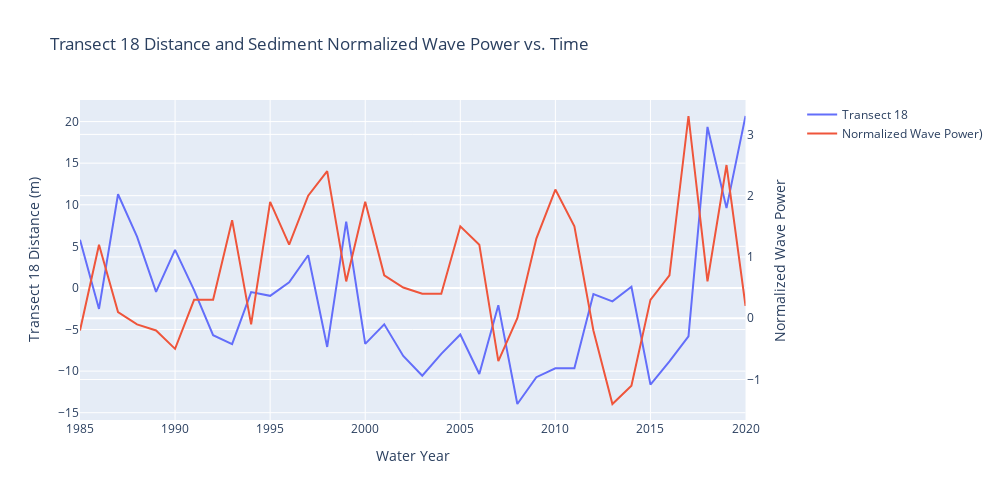

The code cell stored with this chart in its notebook:
### Code cell
import plotly.graph_objects as go
from plotly.subplots import make_subplots

# Create figure with secondary y-axis
fig = make_subplots(specs=[[{"secondary_y": True}]])

# Add traces
fig.add_trace(
    go.Scatter(x=[1985,1986,1987,1988,1989,1990,1991,1992,1993,1994,1995,1996,1997,1998,1999,2000,2001,2002,2003,2004,2005,2006,2007,2008,2009,2010,2011,2012,2013,2014,2015,2016,2017,2018,2019,2020], 
               y=[5.800633135,-2.525792215,11.26297939,6.162470135,-0.4692219648,4.582740585,-0.2661578148,-5.687038715,-6.751223965,-0.4966542148,-0.9489800648,0.6815031352,3.924888985,-7.094181465,7.979817785,-6.722135015,-4.376693715,-8.170934715,-10.55158526,-7.920103015,-5.608041415,-10.34584811,-2.071342315,-13.95305141,-10.72921181,-9.661114915,-9.654031415,-0.7335888148,-1.616565415,0.1368180852,-11.63018336,-8.815136615,-5.823675415,19.35494249,9.596058585,20.66942109], 
               name="Transect 18"),
    secondary_y=False,
)

fig.add_trace(
    go.Scatter(x=[1985,1986,1987,1988,1989,1990,1991,1992,1993,1994,1995,1996,1997,1998,1999,2000,2001,2002,2003,2004,2005,2006,2007,2008,2009,2010,2011,2012,2013,2014,2015,2016,2017,2018,2019,2020], 
               y=[-0.2,1.2,0.1,-0.1,-0.2,-0.5,0.3,0.3,1.6,-0.1,1.9,1.2,2.0,2.4,0.6,1.9,0.7,0.5,0.4,0.4,1.5,1.2,-0.7,0.0,1.3,2.1,1.5,-0.2,-1.4,-1.1,0.3,0.7,3.3,0.6,2.5,0.2], 
               name="Normalized Wave Power)"),
    secondary_y=True,
)

# Add figure title
fig.update_layout(
    title_text="Transect 18 Distance and Sediment Normalized Wave Power vs. Time",
    width=1000, height=500
)

# Set x-axis title
fig.update_xaxes(title_text="Water Year")

# Set y-axes titles
fig.update_yaxes(title_text="Transect 18 Distance (m)", secondary_y=False)
fig.update_yaxes(title_text="Normalized Wave Power", secondary_y=True)

fig.show()
#fig.write_image("images/fig5.jpeg")

### Figure 1 — Plotly figure (JSON) as saved in the notebook; plotly's stock layout.template omitted (floating-point values rounded to 4 significant figures)
{"data": [{"name": "Transect 18", "type": "scatter", "x": [1985, 1986, 1987, 1988, 1989, 1990, 1991, 1992, 1993, 1994, 1995, 1996, 1997, 1998, 1999, 2000, 2001, 2002, 2003, 2004, 2005, 2006, 2007, 2008, 2009, 2010, 2011, 2012, 2013, 2014, 2015, 2016, 2017, 2018, 2019, 2020], "xaxis": "x", "y": [5.801, -2.526, 11.26, 6.162, -0.4692, 4.583, -0.2662, -5.687, -6.751, -0.4967, -0.949, 0.6815, 3.925, -7.094, 7.98, -6.722, -4.377, -8.171, -10.55, -7.92, -5.608, -10.35, -2.071, -13.95, -10.73, -9.661, -9.654, -0.7336, -1.617, 0.1368, -11.63, -8.815, -5.824, 19.35, 9.596, 20.67], "yaxis": "y"}, {"name": "Normalized Wave Power)", "type": "scatter", "x": [1985, 1986, 1987, 1988, 1989, 1990, 1991, 1992, 1993, 1994, 1995, 1996, 1997, 1998, 1999, 2000, 2001, 2002, 2003, 2004, 2005, 2006, 2007, 2008, 2009, 2010, 2011, 2012, 2013, 2014, 2015, 2016, 2017, 2018, 2019, 2020], "xaxis": "x", "y": [-0.2, 1.2, 0.1, -0.1, -0.2, -0.5, 0.3, 0.3, 1.6, -0.1, 1.9, 1.2, 2, 2.4, 0.6, 1.9, 0.7, 0.5, 0.4, 0.4, 1.5, 1.2, -0.7, 0, 1.3, 2.1, 1.5, -0.2, -1.4, -1.1, 0.3, 0.7, 3.3, 0.6, 2.5, 0.2], "yaxis": "y2"}], "layout": {"height": 500, "title": {"text": "Transect 18 Distance and Sediment Normalized Wave Power vs. Time"}, "width": 1000, "xaxis": {"anchor": "y", "autorange": true, "domain": [0, 0.94], "range": [1985, 2020], "title": {"text": "Water Year"}, "type": "linear"}, "yaxis": {"anchor": "x", "autorange": true, "domain": [0, 1], "range": [-15.88, 22.59], "title": {"text": "Transect 18 Distance (m)"}, "type": "linear"}, "yaxis2": {"anchor": "x", "autorange": true, "overlaying": "y", "range": [-1.661, 3.561], "side": "right", "title": {"text": "Normalized Wave Power"}, "type": "linear"}}}
